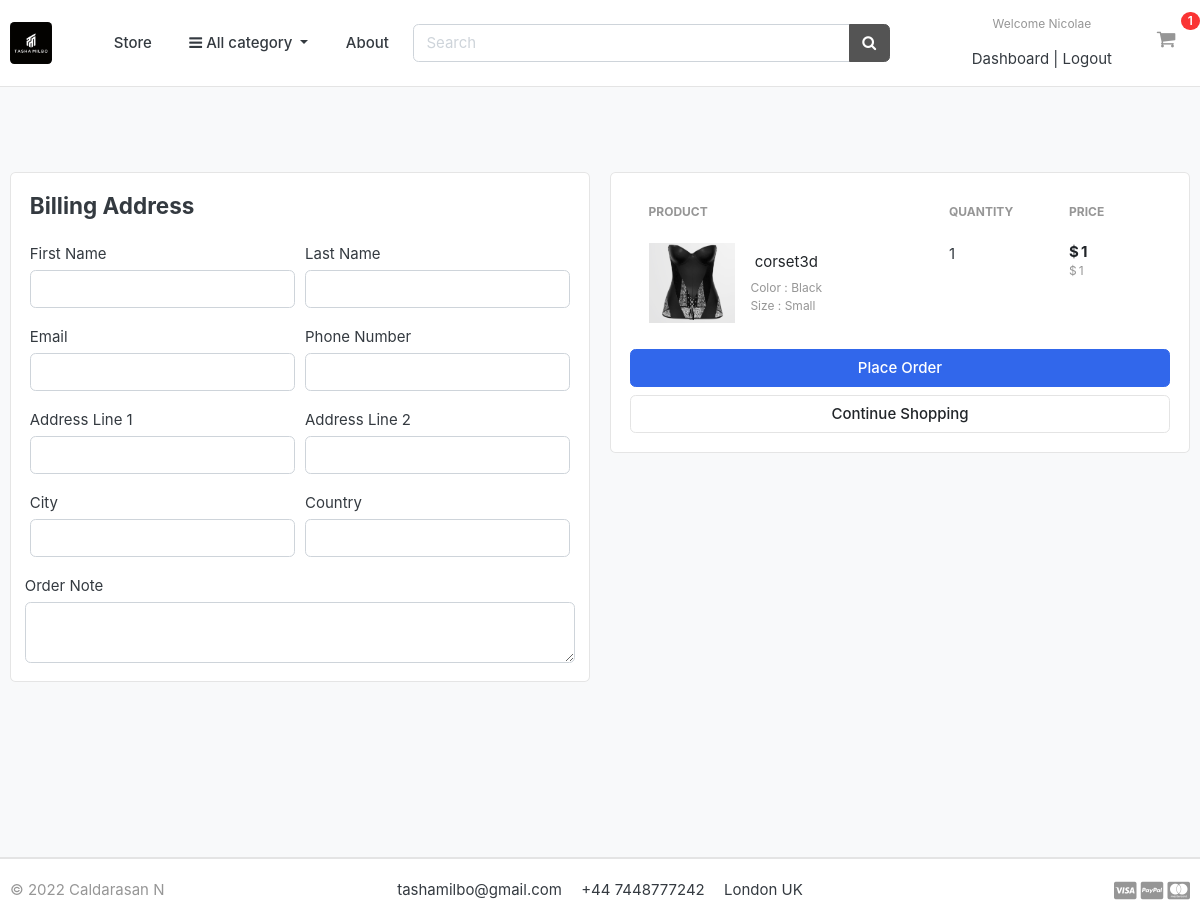
The page /cart/checkout/ (signed in) on the database as committed earlier.
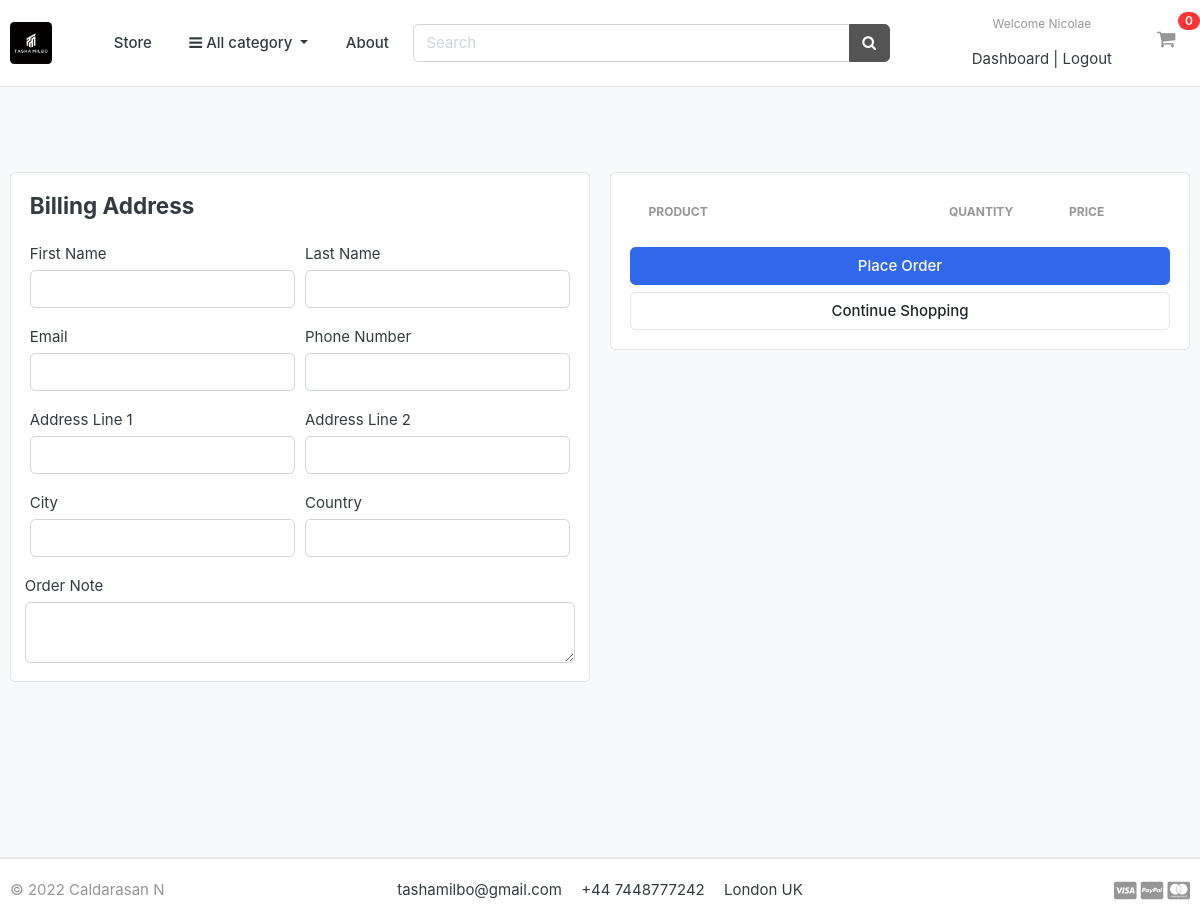
The same page on the database as committed later.
### carts/models.py (models this page shows, shortened)
class CartItem(models.Model):
    user = models.ForeignKey(Account, on_delete=models.CASCADE, null=True)
    product = models.ForeignKey(Product, on_delete=models.CASCADE)
    variations = models.ManyToManyField(Variation, blank=True)
    cart = models.ForeignKey(Cart, on_delete=models.CASCADE, null=True)
    quantity = models.IntegerField()
    is_active = models.BooleanField(default=True)
    def sub_total(self):
        return self.product.price * self.quantity

### store/models.py (models this page shows, shortened)
class Product(models.Model):
    product_name = models.CharField(max_length=200, unique=True)
    slug = models.SlugField(max_length=200, unique=True)
    description = models.TextField(max_length=500, blank=True)
    price = models.IntegerField()
    images = models.ImageField(upload_to='photos/products')
    stock = models.IntegerField()
    is_available = models.BooleanField(default=True)
    category = models.ForeignKey(Category, on_delete=models.CASCADE)
    created_date = models.DateTimeField(auto_now_add=True)
    modified_date = models.DateTimeField(auto_now=True)
    def get_url(self):
        return reverse('product_detail', args=[self.category.slug, self.slug])

class Variation(models.Model):
    product = models.ForeignKey(Product, on_delete=models.CASCADE)
    variation_category = models.CharField(max_length=100, choices=variation_category_choice)
    variation_value = models.CharField(max_length=100)
    is_active = models.BooleanField(default=True)
    created_date = models.DateTimeField(auto_now=True)
    objects = VariationManager()

### carts/views.py (the view)
# urls.py: path('checkout/', views.checkout, name='checkout'),
@login_required(login_url='login')
def checkout(request, total=0, quantity=0, cart_items=None):
    try:
        tax = 0
        grand_total = 0
        if request.user.is_authenticated:
            cart_items = CartItem.objects.filter(user=request.user, is_active=True)
        else:
            cart = Cart.objects.get(cart_id=_cart_id(request))
            cart_items = CartItem.objects.filter(cart=cart, is_active=True)
        for cart_item in cart_items:
            total += (cart_item.product.price * cart_item.quantity)
            quantity += cart_item.quantity
        tax = (2 * total)/100
        grand_total = total + tax
    except ObjectDoesNotExist:
        pass
    context = {
        'total': total,
        'quantity': quantity,
        'cart_items': cart_items,
        'tax': tax,
        'grand_total': grand_total,
    }
    return render(request, 'store/checkout.html', context)

### carts/context_processors.py (called while the page is built)
def counter(request):
    cart_count = 0
    if 'admin' in request.path:
        return {}
    else:
        try:
            cart = Cart.objects.filter(cart_id=_cart_id(request))
            if request.user.is_authenticated:
                cart_items = CartItem.objects.all().filter(user=request.user)
            else:
                cart_items = CartItem.objects.all().filter(cart=cart[:1])
            for cart_item in cart_items:
                cart_count += cart_item.quantity
        except Cart.DoesNotExist:
            cart_count = 0
    return dict(cart_count=cart_count)

### carts/views.py (called while the page is built)
def _cart_id(request):
    cart = request.session.session_key
    if not cart:
        cart = request.session.create()
    return cart

### category/context_processors.py (called while the page is built)
def menu_links(request):
    links = Category.objects.all()
    return dict(links=links)

### category/models.py (called while the page is built)
    def get_url(self):
        return reverse('products_by_category', args=[self.slug])

### templates/store/checkout.html (shortened to what the changed rows need)
{% extends 'base.html' %}
{% load static %}
{% block content %}
<section class="section-content padding-y bg">
    <div class="container">
    <br> <br>
    <div class="row">
        <aside class="col-lg-6">
            <div class="card">
            <div class="card-body">
                <table class="table table-borderless table-shopping-cart">
                    <thead class="text-muted">
                    <tr class="small text-uppercase">
                      <th scope="col">Product</th>
                      <th scope="col" width="120">Quantity</th>
                      <th scope="col" width="120">Price</th>
                    </tr>
                    </thead>
                    <tbody>
                    {% for cart_item in cart_items %}
                    <tr>
                        <td>
                            <figure class="itemside align-items-center">
                                <div class="aside"><img src="{{cart_item.product.images.url}}" class="img-sm"></div>
                                <figcaption class="info">
                                    <a href="{{ cart_item.product.get_url }}" class="title text-dark">{{cart_item.product.product_name}}</a>
                                    <p class="text-muted small">
                                        {% if cart_item.variations.all %}
                                            {% for item in cart_item.variations.all %}
                                             {{ item.variation_category | capfirst }} : {{ item.variation_value | capfirst }} <br>
                                             {% endfor %}
                                        {% endif %}
                                    </p>
                                </figcaption>
                            </figure>
                        </td>
                        <td>
                           <label for="">{{cart_item.quantity}}</label>
                        </td>
                        <td>
                            <div class="price-wrap">
                                <var class="price">$ {{cart_item.sub_total}} </var>
                                <small class="text-muted"> $ {{cart_item.product.price}} </small>
                            </div>
                        </td>
                    </tr>
                   {% endfor %}
                    </tbody>
                </table>
            </div>
            </div>
    </aside>
    </div>
    <br> <br> <br> <br> <br> <br>
    </div>
    </section>
{% endblock %}

### templates/includes/navbar.html (shortened to what this page needs)
{% load static %}
<header class="section-header">
    <section class="header-main border-bottom">
        <div class="container">
    <div class="row align-items-center">
        <div class="col-lg-1 col-md-3 col-6">
            <a href="{% url 'home' %}" class="brand-wrap">
                <img class="logo" src="{% static './images/logo.ico' %}">
            </a>
        </div>
        <a href="{% url 'store' %}" class="btn btn-transparent">Store</a>
        <div class="col-lg col-sm col-md col-6 flex-grow-0">
            <div class="category-wrap dropdown d-inline-block float-right">
                <button type="button" class="btn btn-transparent dropdown-toggle" data-toggle="dropdown">
                    <i class="fa fa-bars"></i> All category
                </button>
            </div>
        </div>
        <a href="{% url 'about' %}" class="btn btn-transparent">About</a>
        <div class="col-lg col-md-6 col-sm-12 col">
            <form action="{% url 'search' %}" class="search" method="GET">
                <div class="input-group w-100">
                    <input type="text" class="form-control" style="width:60%;" placeholder="Search" name="keyword">
                    <div class="input-group-append">
                      <button class="btn btn-secondary" type="submit">
                        <i class="fa fa-search"></i>
                      </button>
                    </div>
                </div>
            </form>
        </div>
        <div class="col-lg-3 col-sm-6 col-8 order-2 order-lg-3">
                    <div class="d-flex justify-content-end mb-3 mb-lg-0">
                        {% if user.id is None %}
                            <div class="widget-header">
                                <small class="title text-muted">Welcome guest!</small>
                                <div>
                                    <a href="{% url 'login' %}">Sign in</a> <span class="dark-transp"> | </span>
                                    <a href="{% url 'register' %}"> Register</a>
                                </div>
                            </div>
                        {% else %}
                        <div class="widget-header">
                            <small class="title text-muted">Welcome {{user.first_name}}</small>
                            <div>
                                <a href="{% url 'dashboard' %}">Dashboard</a> <span class="dark-transp"> | </span>
                                <a href="{% url 'logout' %}"> Logout</a>
                            </div>
                        </div>
                        {% endif %}
                        <a href="{% url 'cart' %}" class="widget-header pl-3 ml-3">
                            <div class="icon icon-sm"><i class="fa fa-shopping-cart"></i></div>
                            <span class="badge badge-pill badge-danger notify"> {{cart_count}} </span>
                        </a>
                    </div>
                </div>
    </div>
        </div>
    </section>
    </header>

Rows that differ between the two databases and show on the page:
removed CartItem: product.images (picture), product.product_name "corset3d", quantity "1", sub_total "1", product.price "1"
no longer on this page (row unchanged): Variation: variation_category "Color", variation_value "Black"
no longer on this page (row unchanged): Variation: variation_category "Size", variation_value "Small"
Other text that changed with them:
{{ cart_count }}: "1" → "0"
